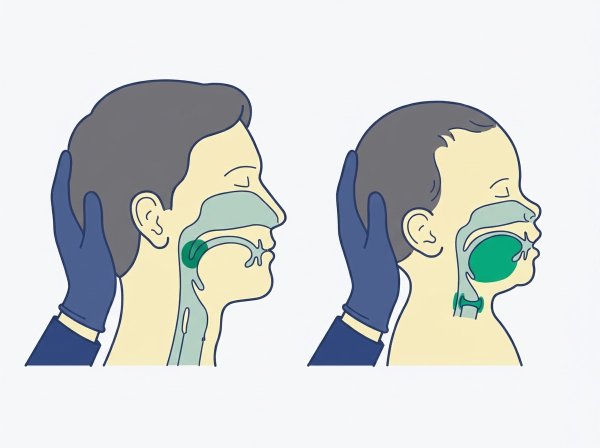
#> input picture .google-flow/incoming/B01/2-a.jpg, 1200 x 896 px, given as the content of the folder incoming/incoming/B01/2-a.jpg, which was not available (shown at 1/2 size)
$ python sheet.py incoming/B01/2-a.jpg incoming/B01/28-a.jpg
#> lines starting #> are read from the running program, lines starting #| are printed output that depends on the picture
# Contact sheet: python -I sheet.py <batch> <out.jpg> [ids...]  Tiles are labelled with the file name.
import sys,glob,os,re
from PIL import Image,ImageDraw,ImageFont
b,out=sys.argv[1],sys.argv[2];ids=sys.argv[3:]
fs=sorted(glob.glob(f'incoming/{b}/*-[a-d].jpg'),key=lambda f:(int(re.match(r'(\d+)',os.path.basename(f))[1]),f))
if ids: fs=[f for f in fs if re.match(r'(\d+)',os.path.basename(f))[1] in ids]
W,H,C=640,478,4;R=(len(fs)+C-1)//C
s=Image.new('RGB',(W*C,H*R),'#333');d=ImageDraw.Draw(s);fnt=ImageFont.truetype('arial.ttf',26)
#> after `s = Image.new('RGB', (W * C, H * R), '#333')`: s: PIL image 2560x478 RGB; every value is 51
for n,f in enumerate(fs):
    i=Image.open(f).convert('RGB');i.thumbnail((W-6,H-6));x,y=n%C*W+3,n//C*H+3;s.paste(i,(x,y))
#> further down, i is the input picture: PIL image 1200x896 RGB; mean R, G, B 212, 215, 213.9
#> after `i.thumbnail((W - 6, H - 6))`:
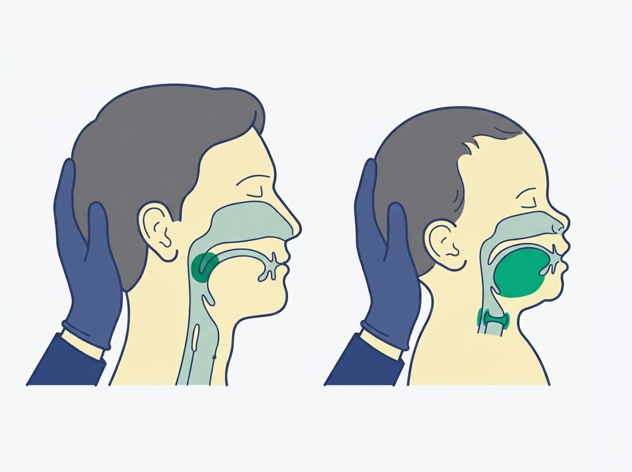
#> i: PIL image 632x472 RGB; mean R, G, B 212, 215, 213.9
#> after `s.paste(i, (x, y))`:
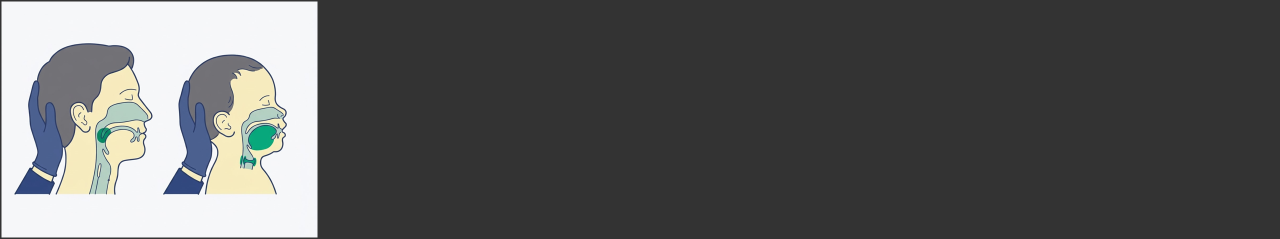
#> s: PIL image 2560x478 RGB (shown at 1/2 size); mean R, G, B 90.3, 91, 90.7
    d.rectangle((x,y,x+96,y+34),fill='#000');d.text((x+6,y+3),os.path.basename(f)[:-4],fill='#ff0',font=fnt)
s.save(out,quality=85);print(len(fs),s.size)
#> after `s.save(out, quality=85)`:
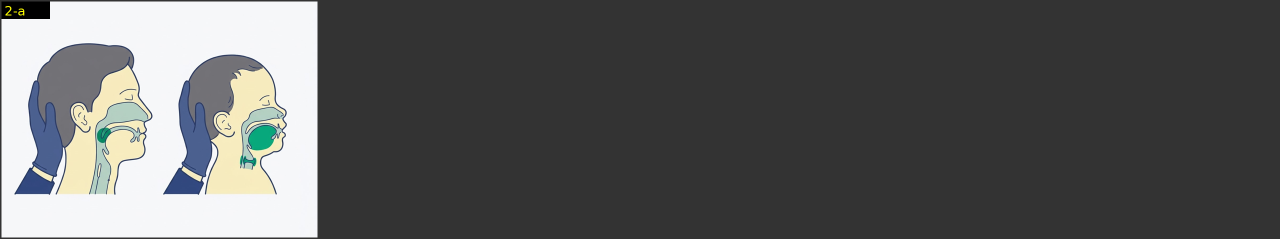
#> saved as 28-a.jpg: PIL image 2560x478 RGB (shown at 1/2 size); mean R, G, B 89.6, 90.3, 90
#| 1 (2560, 478)

$ run again, on .google-flow/incoming/B01/28-a.jpg
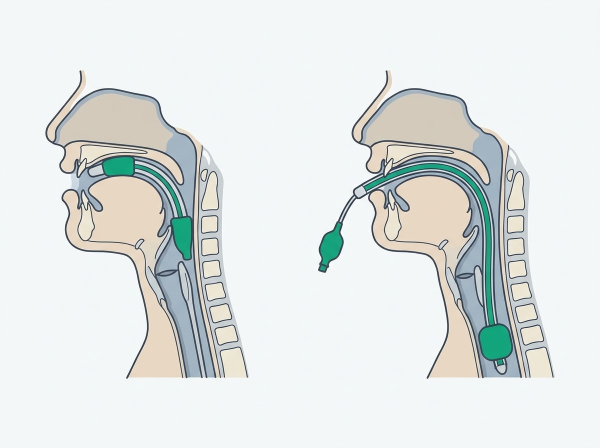
#> input picture .google-flow/incoming/B01/28-a.jpg, 1200 x 896 px, given as the content of the folder incoming/incoming/B01/28-a.jpg, which was not available (shown at 1/2 size)
#> i is the input picture: PIL image 1200x896 RGB; mean R, G, B 225.5, 230.1, 229.1
#> `i.thumbnail((W - 6, H - 6))`:
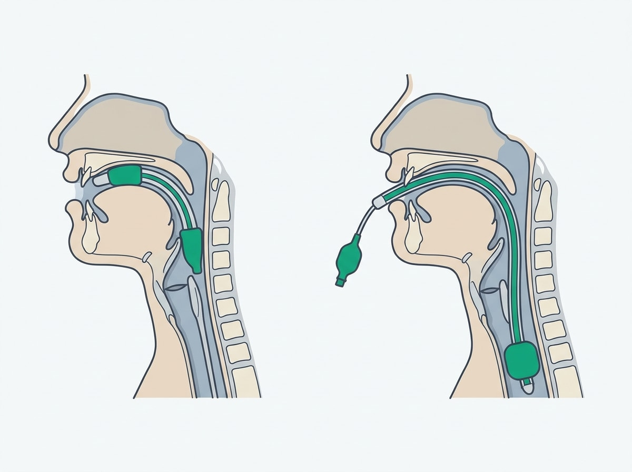
#> i: PIL image 632x472 RGB; mean R, G, B 225.5, 230.1, 229.1
#> `s.save(out, quality=85)`:
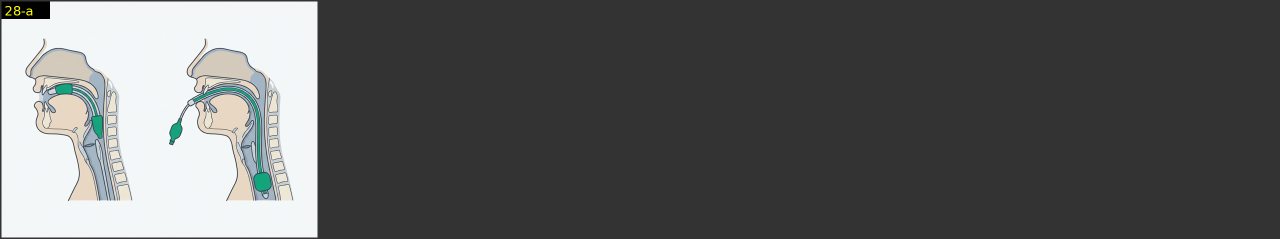
#> saved as 28-a.jpg: PIL image 2560x478 RGB (shown at 1/2 size); mean R, G, B 92.9, 94, 93.7
#| 1 (2560, 478)

$ run again, on .google-flow/incoming/B01/3-a.jpg
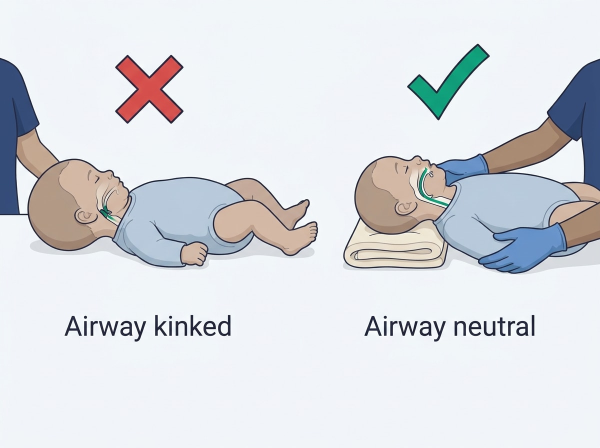
#> input picture .google-flow/incoming/B01/3-a.jpg, 1200 x 896 px, given as the content of the folder incoming/incoming/B01/3-a.jpg, which was not available (shown at 1/2 size)
#> i is the input picture: PIL image 1200x896 RGB; mean R, G, B 219.5, 222, 226.6
#> `i.thumbnail((W - 6, H - 6))`:
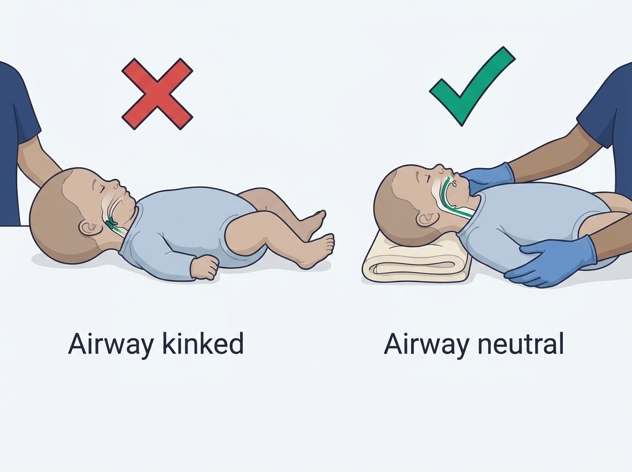
#> i: PIL image 632x472 RGB; mean R, G, B 219.5, 222, 226.6
#> `s.save(out, quality=85)`:
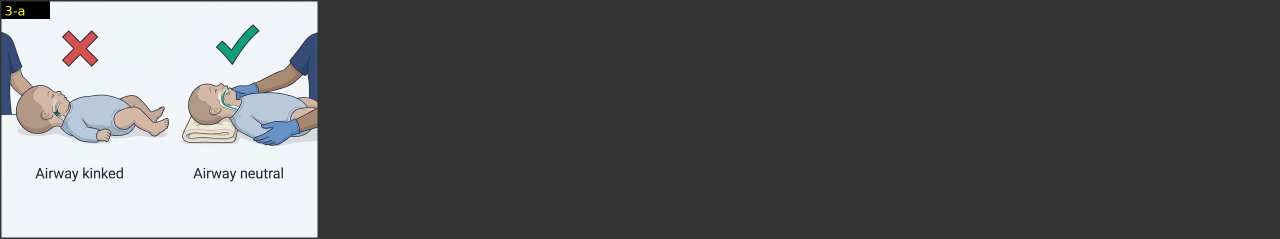
#> saved as 3-a.jpg: PIL image 2560x478 RGB (shown at 1/2 size); mean R, G, B 91.5, 92, 93.1
#| 1 (2560, 478)
